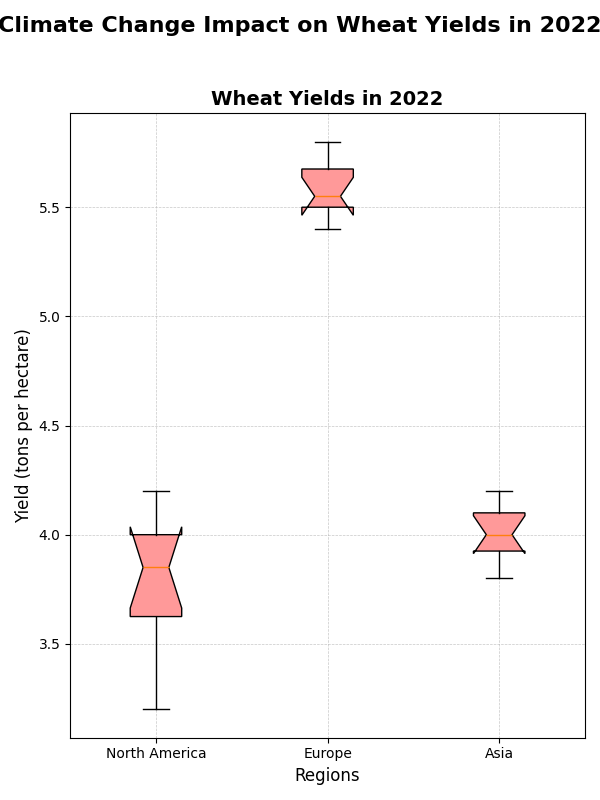

Generate this figure with Python:
import matplotlib.pyplot as plt

# Define regions
regions = ['North America', 'Europe', 'Asia']

# Data representing wheat yields (in tons per hectare) for 2022
wheat_na = [3.2, 3.5, 3.6, 4.0, 4.2, 3.9, 4.1, 3.8, 4.0, 3.7]
wheat_eu = [5.5, 5.4, 5.6, 5.7, 5.8, 5.5, 5.6, 5.4, 5.7, 5.5]
wheat_as = [3.8, 3.9, 4.0, 4.1, 4.2, 4.0, 4.1, 3.9, 4.0, 4.1]

# Organize the data for the box plot
data_wheat = [wheat_na, wheat_eu, wheat_as]

# Create subplot
fig, ax = plt.subplots(figsize=(6, 8))

# Plot Wheat Yields
box_wheat = ax.boxplot(data_wheat, vert=True, patch_artist=True, labels=regions, notch=True)
for patch in box_wheat['boxes']:
    patch.set_facecolor('#FF9999')
ax.set_title('Wheat Yields in 2022', fontsize=14, fontweight='bold')
ax.set_ylabel('Yield (tons per hectare)', fontsize=12)
ax.set_xlabel('Regions', fontsize=12)
ax.grid(True, linestyle='--', linewidth=0.5, alpha=0.7)
ax.set_axisbelow(True)

# Common title (adjusted for single plot)
fig.suptitle('Climate Change Impact on Wheat Yields in 2022', fontsize=16, fontweight='bold', y=0.98)

# Adjust layout
plt.tight_layout(rect=[0, 0, 1, 0.95])

# Show plot
plt.show()
